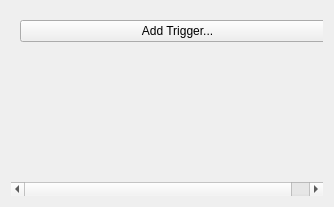
<?xml version="1.0" encoding="UTF-8"?>
<ui version="4.0">
 <class>MousePlugins</class>
 <widget class="QWidget" name="MousePlugins">
  <property name="geometry">
   <rect>
    <x>0</x>
    <y>0</y>
    <width>334</width>
    <height>207</height>
   </rect>
  </property>
  <property name="windowTitle">
   <string>Mouse Plugins</string>
  </property>
  <layout class="QVBoxLayout" name="verticalLayout">
   <item>
    <widget class="QScrollArea" name="scrollArea">
     <property name="frameShape">
      <enum>QFrame::NoFrame</enum>
     </property>
     <property name="lineWidth">
      <number>0</number>
     </property>
     <property name="widgetResizable">
      <bool>true</bool>
     </property>
     <widget class="QWidget" name="pluginList">
      <property name="geometry">
       <rect>
        <x>0</x>
        <y>0</y>
        <width>326</width>
        <height>199</height>
       </rect>
      </property>
      <layout class="QGridLayout" name="gridLayout">
       <item row="0" column="0">
        <widget class="MouseInputButton" name="addButton">
         <property name="text">
          <string>Add Trigger...</string>
         </property>
        </widget>
       </item>
       <item row="1" column="0">
        <spacer name="verticalSpacer">
         <property name="orientation">
          <enum>Qt::Vertical</enum>
         </property>
         <property name="sizeHint" stdset="0">
          <size>
           <width>315</width>
           <height>157</height>
          </size>
         </property>
        </spacer>
       </item>
      </layout>
     </widget>
    </widget>
   </item>
  </layout>
 </widget>
 <customwidgets>
  <customwidget>
   <class>MouseInputButton</class>
   <extends>QPushButton</extends>
   <header>mouseinputbutton.h</header>
  </customwidget>
 </customwidgets>
 <resources/>
 <connections/>
</ui>
